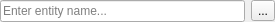
<?xml version="1.0" encoding="UTF-8"?>
<ui version="4.0">
 <class>EntityLineEdit</class>
 <widget class="QWidget" name="EntityLineEdit">
  <property name="geometry">
   <rect>
    <x>0</x>
    <y>0</y>
    <width>275</width>
    <height>22</height>
   </rect>
  </property>
  <property name="windowTitle">
   <string>Select Entity</string>
  </property>
  <layout class="QHBoxLayout" name="horizontalLayout_2">
   <property name="spacing">
    <number>0</number>
   </property>
   <property name="leftMargin">
    <number>0</number>
   </property>
   <property name="topMargin">
    <number>0</number>
   </property>
   <property name="rightMargin">
    <number>0</number>
   </property>
   <property name="bottomMargin">
    <number>0</number>
   </property>
   <item>
    <layout class="QHBoxLayout" name="horizontalLayout">
     <property name="spacing">
      <number>6</number>
     </property>
     <item>
      <widget class="QLineEdit" name="lineEdit">
       <property name="toolTip">
        <string>Ether type, select from the popdown menu, or select via the dialog by clicking the browser button.</string>
       </property>
       <property name="statusTip">
        <string/>
       </property>
       <property name="text">
        <string/>
       </property>
       <property name="readOnly">
        <bool>false</bool>
       </property>
       <property name="placeholderText">
        <string>Enter entity name...</string>
       </property>
      </widget>
     </item>
     <item>
      <widget class="QToolButton" name="toolButton">
       <property name="toolTip">
        <string>Displays a Entity selection dialog with filtering</string>
       </property>
       <property name="text">
        <string>...</string>
       </property>
       <property name="iconSize">
        <size>
         <width>20</width>
         <height>20</height>
        </size>
       </property>
      </widget>
     </item>
    </layout>
   </item>
  </layout>
 </widget>
 <resources/>
 <connections/>
</ui>
